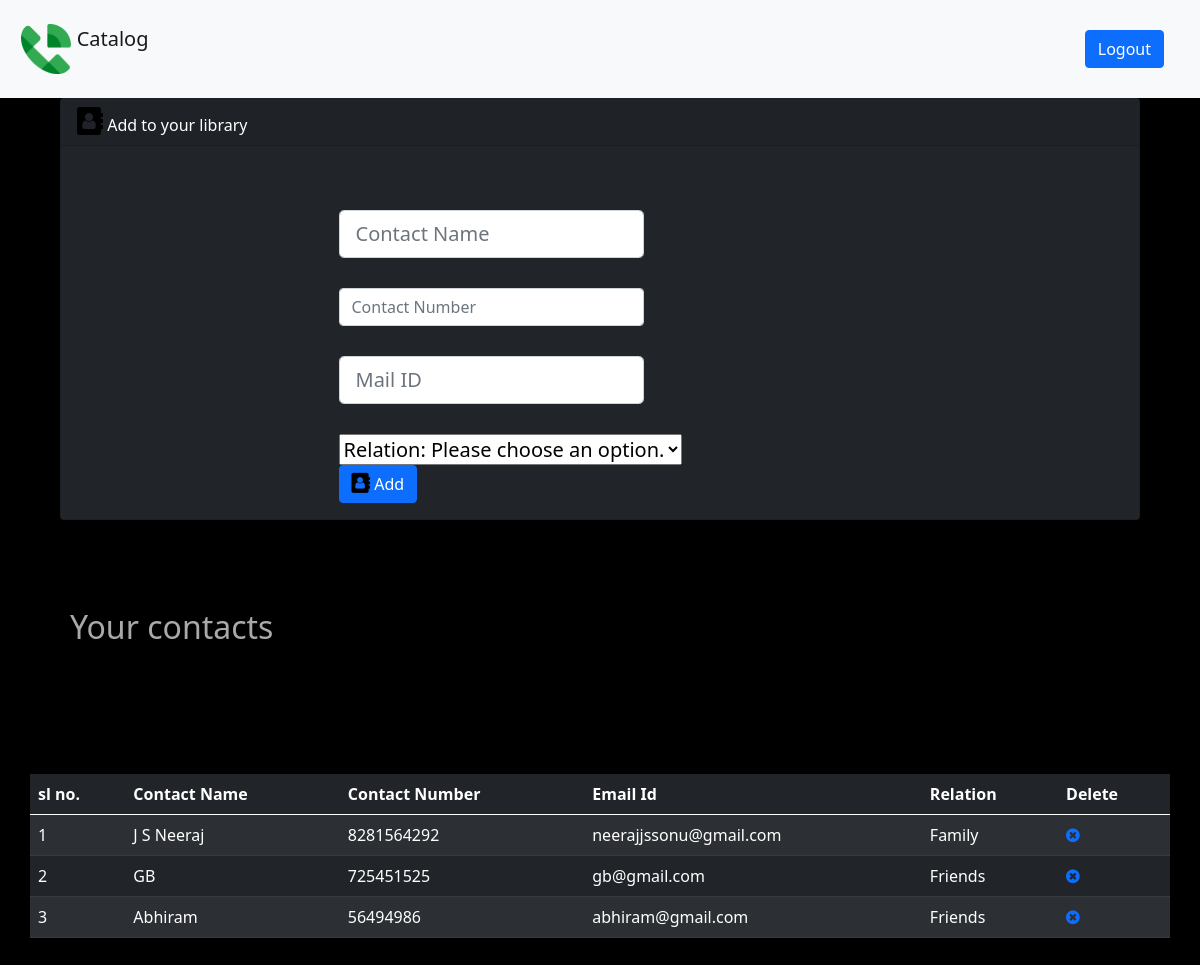
The app's page /home (signed in) with its own data.
### app.py (models this page shows)
class Dire(db.Model):
    id=db.Column(db.Integer, primary_key=True)
    username=db.Column(db.Integer,db.ForeignKey('user.id'))
    name=db.Column(db.String(300),nullable=False)
    number=db.Column(db.String(300),nullable=False)
    email=db.Column(db.String(300),nullable=False)
    relation=db.Column(db.String(200),nullable=False)

### app.py (the view)
@app.route("/home")
def home1():
    if not current_user.is_authenticated:
        return redirect('/login')
    else:
        dir= Dire.query.filter_by(creator=current_user)
        return render_template('main.html', dir=dir)

### app.py (called while the page is built)
@login_manager.user_loader
def load_user(user_id):
    return User.query.get(int(user_id))

### templates/main.html (shortened to what this page needs)
<!DOCTYPE html>
<html lang="en">
<head>
    <link href="https://cdn.jsdelivr.net/npm/bootstrap@5.0.1/dist/css/bootstrap.min.css" rel="stylesheet">
    <link rel="stylesheet" href="https://cdnjs.cloudflare.com/ajax/libs/font-awesome/4.7.0/css/font-awesome.min.css">
  </head>
<body>
  <div class="topnav" style="width: 100%; padding: 0;">
    <nav class="navbar navbar-light bg-light">
      <p class="mt-3"><a class="navbar-brand" href="#" style="padding-left:15%;">
        <img src="{{ url_for('static', filename='logo.png')}}" width="50" height="50" class="d-inline-block align-top" alt="">
        Catalog
      </a></p>
      <p class="topnav-right mt-3" style="padding-right: 3%;">
      <a href="/logout">
          <button type="button" class="btn btn-primary" style="float:right" align=r>Logout</button>
          </a></p>
    </nav>
  </div>
  <div class="card text-white bg-dark mb-3" style="margin:0% 5% 0 5%; background-color: linear-gradient(#eecda3, #ef629f) ;" >
    <div class="card-header">
        <i class="fa fa-address-book" style="font-size:28px;color:black"></i>
      Add to your library
    </div>
    <div class="card-body">
      <blockquote class="blockquote mb-0">
        <div class="container mt-5" style="padding:0 25% 0 25%;">
            <div class="section">
            <form method="post" action="/create-dir">
              <div class="col-7">
                <div class="form-group input-group-lg">
            <input type="text" id="name" name="name" class="form-control" placeholder="Contact Name" required>
                </div>
              </div><br>
              <div class="col-7"
              <div class="form-group input-group-lg">
            <input type="tel" id="number" name="number" class="form-control" placeholder="Contact Number" required>
            </div><br>
              <div class="col-7">
                <div class="form-group input-group-lg">
            <input type="email" id="email" name="email" class="form-control" placeholder="Mail ID" >
                </div><br>
                <div class="col-4";">
                  <div class="form-group">
            <select name="relation" id="relation" required>
                <option value="">Relation: Please choose an option.</option>
            </select>
            </div>
            </div>
            <div class="col-10">
              <div class="form-group" >
                <button type="submit" class="btn btn-primary">
                  <i class="fa fa-address-book" style="font-size:20px;color:black"></i>
                  Add</button>
              </div>
              </div>
            </div>
            </div>
            </div>
          </div>
        </div>
  <br>
  <br>
  <br>
  <h2 style="color: darkgray; margin-left: 70px;">Your contacts</h2>
    <div class="section">
      <div class="container" style="padding: 10% 0 10% 0;">
      <table class="table table-striped table-dark">
  <thead>
    <tr>
      <th scope="col">sl no.</th>
      <th scope="col">Contact Name</th>
      <th scope="col">Contact Number</th>
      <th scope="col">Email Id</th>
      <th scope="col">Relation</th>
      <th scope="col">Delete</th>
    </tr>
  </thead>
  <tbody>
    {% for dir in dir%}
    <tr>
      <td>{{loop.index}}</td>
      <td>{{dir.name}}</td>
      <td>{{dir.number}}</td>
      <td>{{dir.email}}</td>
      <td>{{dir.relation}}</td>
      <td><a href='/delete-dir/{{dir.id}}'><i class="fa fa-times-circle"></i></a></td>
    </tr>
    {% endfor %}
  </tbody>
</table>
</div>
    </div>
</body>
</html>

### templates/main.html (style rules this page uses)
body { background-color:black; }

### records on screen
Dire: name "J S Neeraj", number "8281564292", email "neerajjssonu@gmail.com", relation "Family"
Dire: name "GB", number "725451525", email "gb@gmail.com", relation "Friends"
Dire: name "Abhiram", number "56494986", email "abhiram@gmail.com", relation "Friends"
